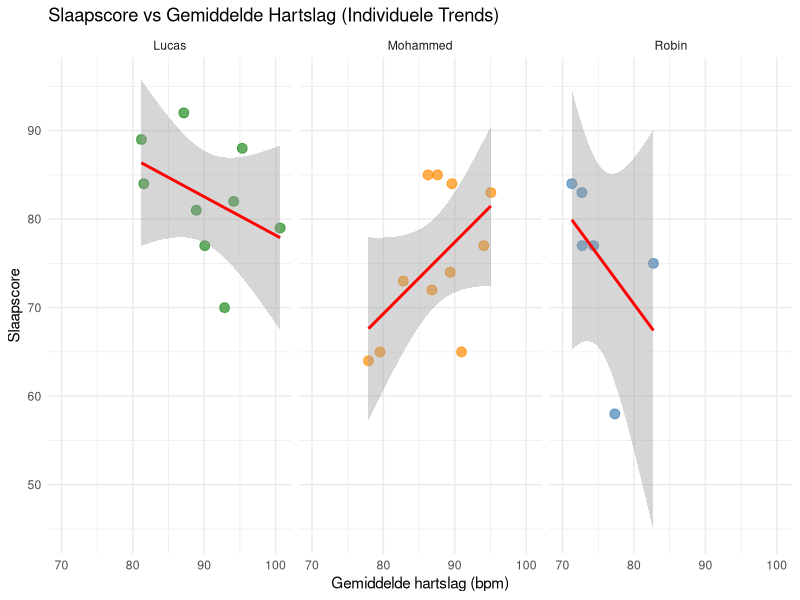
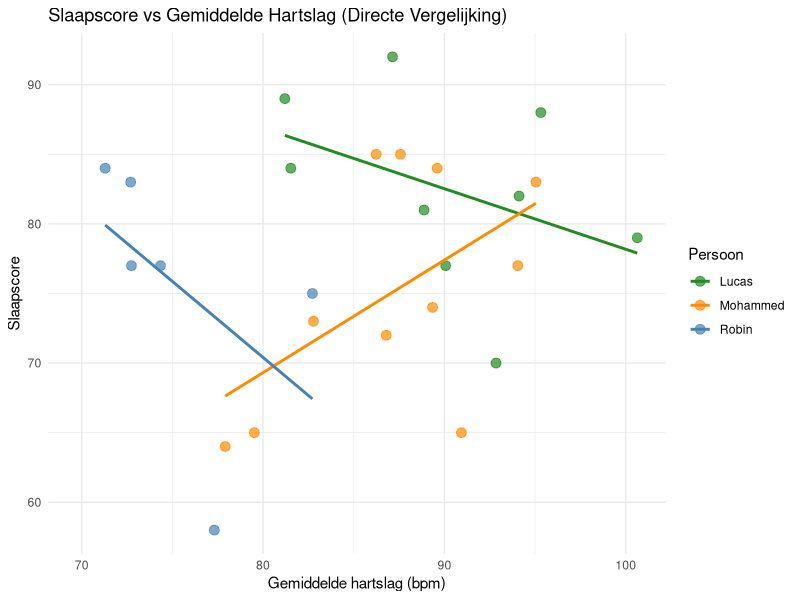
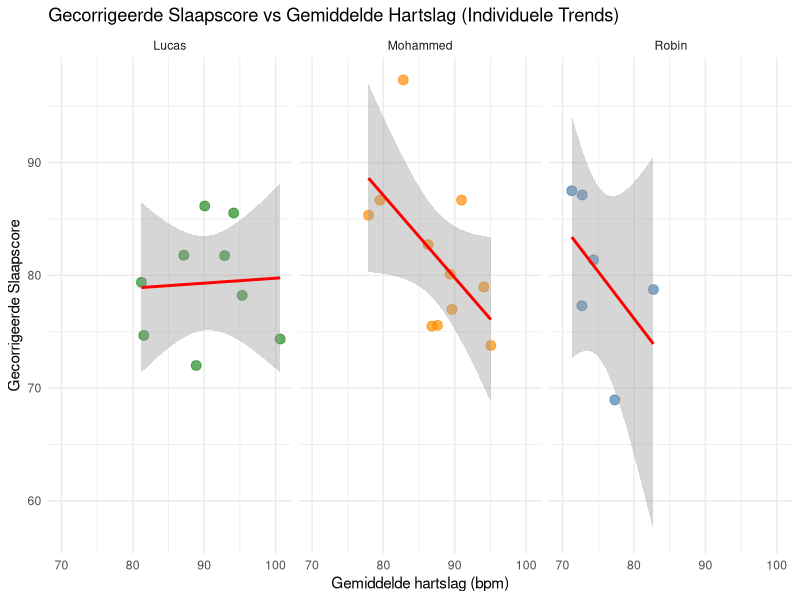
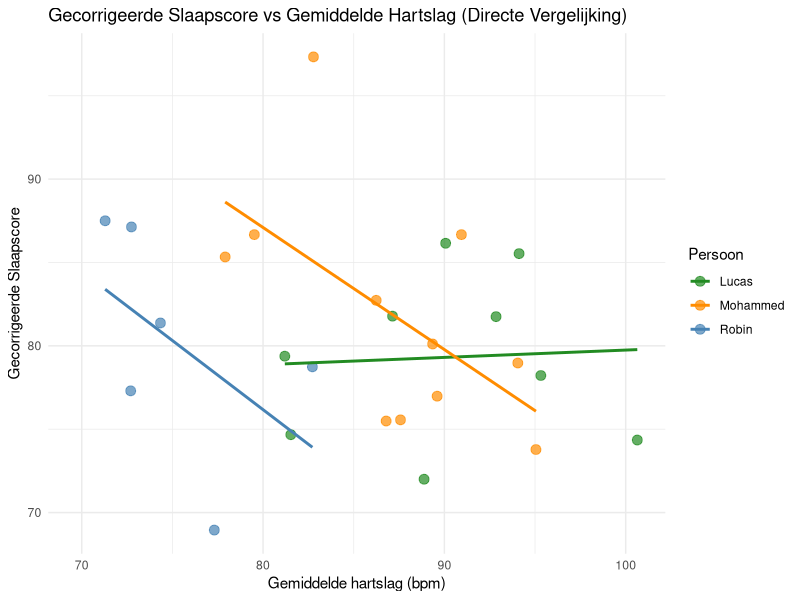
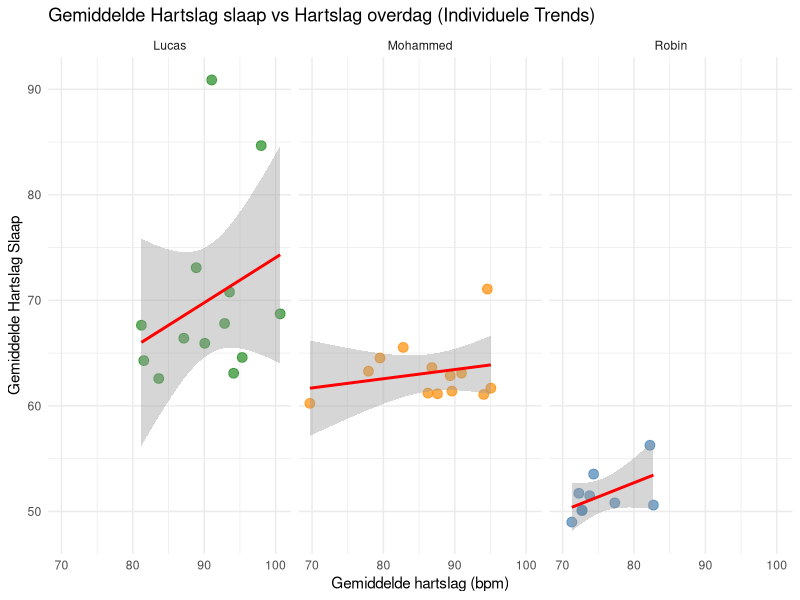
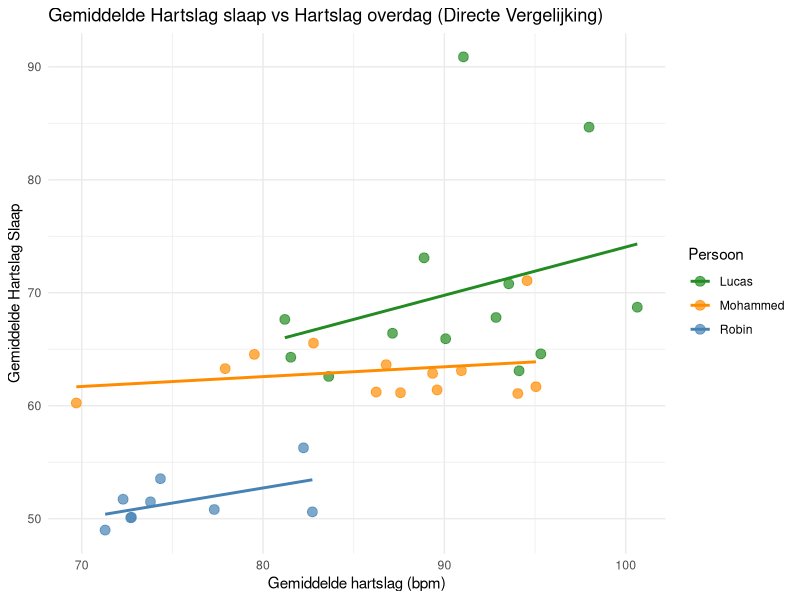
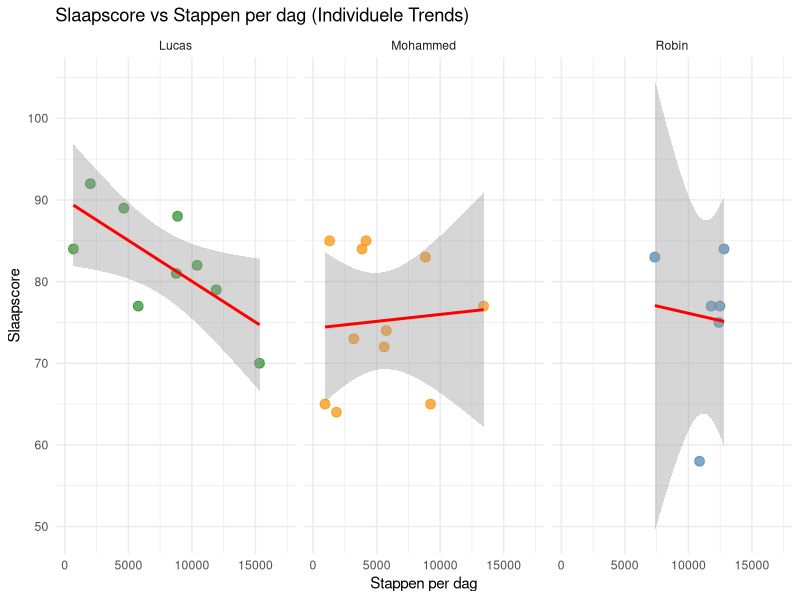
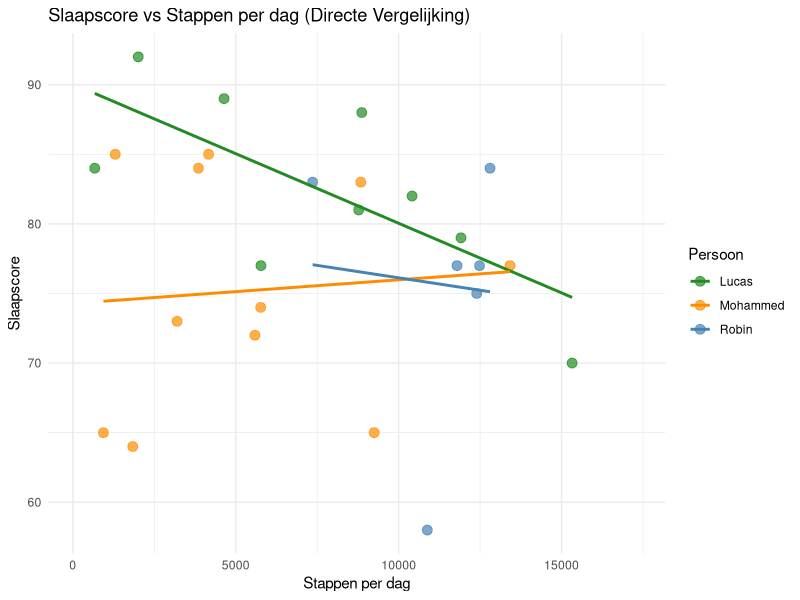

These figures' R source, in order:
## ---- chunk 1
library(ggplot2)
## ---- chunk 2
df_all <- read.csv("analysis/data/combined_data/combined_data.csv")
## ---- chunk 3
cat("--- Gemiddelde Slaapscore per persoon ---\n")
aggregate(sleep_score ~ naam, data = df_all, FUN = mean)

cat("\n--- Gemiddelde Hartslag per persoon ---\n")
aggregate(average_heart_rate ~ naam, data = df_all, FUN = mean)

cat("\n--- Gemiddelde Stappen per persoon ---\n")
aggregate(total_steps ~ naam, data = df_all, FUN = mean)
## ---- chunk 4
ggplot(df_all, aes(x = average_heart_rate, y = sleep_score, color = naam)) +
  geom_point(size = 3, alpha = 0.7) +
  geom_smooth(method = "lm", color = "red", se = TRUE) + # se = TRUE voor de grijze vlakken
  facet_wrap(~ naam) + # Dit zet ze netjes naast elkaar
  scale_color_manual(values = c("Robin" = "steelblue", "Mohammed" = "darkorange", "Lucas" = "forestgreen")) +
  labs(title = "Slaapscore vs Gemiddelde Hartslag (Individuele Trends)",
       x = "Gemiddelde hartslag (bpm)",
       y = "Slaapscore") +
  theme_minimal() +
  theme(legend.position = "none") # Legenda is hier overbodig door de titels boven de panelen
## ---- chunk 5
ggplot(df_all, aes(x = average_heart_rate, y = sleep_score, color = naam)) +
  geom_point(size = 3, alpha = 0.7) +
  geom_smooth(method = "lm", se = FALSE) + # se = FALSE haalt de chaos van de grijze vlakken weg
  scale_color_manual(values = c("Robin" = "steelblue", "Mohammed" = "darkorange", "Lucas" = "forestgreen")) +
  labs(title = "Slaapscore vs Gemiddelde Hartslag (Directe Vergelijking)",
       x = "Gemiddelde hartslag (bpm)",
       y = "Slaapscore",
       color = "Persoon") +
  theme_minimal() +
  theme(legend.position = "right") # Legenda aan de rechterkant om de kleuren te onderscheiden
## ---- chunk 6
ggplot(df_all, aes(x = average_heart_rate, y = corrected_sleep_score, color = naam)) +
  geom_point(size = 3, alpha = 0.7) +
  geom_smooth(method = "lm", color = "red", se = TRUE) + # se = TRUE voor de grijze vlakken
  facet_wrap(~ naam) + # Dit zet ze netjes naast elkaar
  scale_color_manual(values = c("Robin" = "steelblue", "Mohammed" = "darkorange", "Lucas" = "forestgreen")) +
  labs(title = "Gecorrigeerde Slaapscore vs Gemiddelde Hartslag (Individuele Trends)",
       x = "Gemiddelde hartslag (bpm)",
       y = "Gecorrigeerde Slaapscore") +
  theme_minimal() +
  theme(legend.position = "none") # Legenda is hier overbodig door de titels boven de panelen
## ---- chunk 7
ggplot(df_all, aes(x = average_heart_rate, y = corrected_sleep_score, color = naam)) +
  geom_point(size = 3, alpha = 0.7) +
  geom_smooth(method = "lm", se = FALSE) + # se = FALSE haalt de chaos van de grijze vlakken weg
  scale_color_manual(values = c("Robin" = "steelblue", "Mohammed" = "darkorange", "Lucas" = "forestgreen")) +
  labs(title = "Gecorrigeerde Slaapscore vs Gemiddelde Hartslag (Directe Vergelijking)",
       x = "Gemiddelde hartslag (bpm)",
       y = "Gecorrigeerde Slaapscore",
       color = "Persoon") +
  theme_minimal() +
  theme(legend.position = "right") # Legenda aan de rechterkant om de kleuren te onderscheiden
## ---- chunk 8
ggplot(df_all, aes(x = average_heart_rate, y = average_sleep_heart_rate, color = naam)) +
  geom_point(size = 3, alpha = 0.7) +
  geom_smooth(method = "lm", color = "red", se = TRUE) + # se = TRUE voor de grijze vlakken
  facet_wrap(~ naam) + # Dit zet ze netjes naast elkaar
  scale_color_manual(values = c("Robin" = "steelblue", "Mohammed" = "darkorange", "Lucas" = "forestgreen")) +
  labs(title = "Gemiddelde Hartslag slaap vs Hartslag overdag (Individuele Trends)",
       x = "Gemiddelde hartslag (bpm)",
       y = "Gemiddelde Hartslag Slaap") +
  theme_minimal() +
  theme(legend.position = "none") # Legenda is hier overbodig door de titels boven de panelen
## ---- chunk 9
ggplot(df_all, aes(x = average_heart_rate, y = average_sleep_heart_rate, color = naam)) +
  geom_point(size = 3, alpha = 0.7) +
  geom_smooth(method = "lm", se = FALSE) + # se = FALSE haalt de chaos van de grijze vlakken weg
  scale_color_manual(values = c("Robin" = "steelblue", "Mohammed" = "darkorange", "Lucas" = "forestgreen")) +
  labs(title = "Gemiddelde Hartslag slaap vs Hartslag overdag (Directe Vergelijking)",
       x = "Gemiddelde hartslag (bpm)",
       y = "Gemiddelde Hartslag Slaap",
       color = "Persoon") +
  theme_minimal() +
  theme(legend.position = "right") # Legenda aan de rechterkant om de kleuren te onderscheiden
## ---- chunk 10
ggplot(df_all, aes(x = total_steps, y = sleep_score, color = naam)) +
  geom_point(size = 3, alpha = 0.7) +
  geom_smooth(method = "lm", color = "red", se = TRUE) + # se = TRUE voor de grijze vlakken
  facet_wrap(~ naam) + # Dit zet ze netjes naast elkaar
  scale_color_manual(values = c("Robin" = "steelblue", "Mohammed" = "darkorange", "Lucas" = "forestgreen")) +
  labs(title = "Slaapscore vs Stappen per dag (Individuele Trends)",
       x = "Stappen per dag",
       y = "Slaapscore") +
  theme_minimal() +
  theme(legend.position = "none") # Legenda is overbodig door de titels boven de panelen
## ---- chunk 11
ggplot(df_all, aes(x = total_steps, y = sleep_score, color = naam)) +
  geom_point(size = 3, alpha = 0.7) +
  geom_smooth(method = "lm", se = FALSE) + # se = FALSE haalt de chaos van de grijze vlakken weg
  scale_color_manual(values = c("Robin" = "steelblue", "Mohammed" = "darkorange", "Lucas" = "forestgreen")) +
  labs(title = "Slaapscore vs Stappen per dag (Directe Vergelijking)",
       x = "Stappen per dag",
       y = "Slaapscore",
       color = "Persoon") +
  theme_minimal() +
  theme(legend.position = "right") # Legenda aan de rechterkant om de kleuren te onderscheiden
## ---- chunk 12
ggplot(df_all, aes(x = total_steps, y = corrected_sleep_score, color = naam)) +
  geom_point(size = 3, alpha = 0.7) +
  geom_smooth(method = "lm", color = "red", se = TRUE) + # se = TRUE voor de grijze vlakken
  facet_wrap(~ naam) + # Dit zet ze netjes naast elkaar
  scale_color_manual(values = c("Robin" = "steelblue", "Mohammed" = "darkorange", "Lucas" = "forestgreen")) +
  labs(title = "Gecorrigeerde Slaapscore vs Stappen per dag (Individuele Trends)",
       x = "Stappen per dag",
       y = "Gecorrigeerde Slaapscore") +
  theme_minimal() +
  theme(legend.position = "none") # Legenda is overbodig door de titels boven de panelen
## ---- chunk 13
ggplot(df_all, aes(x = total_steps, y = corrected_sleep_score, color = naam)) +
  geom_point(size = 3, alpha = 0.7) +
  geom_smooth(method = "lm", se = FALSE) + # se = FALSE haalt de chaos van de grijze vlakken weg
  scale_color_manual(values = c("Robin" = "steelblue", "Mohammed" = "darkorange", "Lucas" = "forestgreen")) +
  labs(title = "Gecorrigeerde Slaapscore vs Stappen per dag (Directe Vergelijking)",
       x = "Stappen per dag",
       y = "Gecorrigeerde Slaapscore",
       color = "Persoon") +
  theme_minimal() +
  theme(legend.position = "right") # Legenda aan de rechterkant om de kleuren te onderscheiden
## ---- chunk 14
ggplot(df_all, aes(x = total_steps, y = average_sleep_heart_rate, color = naam)) +
  geom_point(size = 3, alpha = 0.7) +
  geom_smooth(method = "lm", color = "red", se = TRUE) + # se = TRUE voor de grijze vlakken
  facet_wrap(~ naam) + # Dit zet ze netjes naast elkaar
  scale_color_manual(values = c("Robin" = "steelblue", "Mohammed" = "darkorange", "Lucas" = "forestgreen")) +
  labs(title = "Gemiddelde Hartslag Slaap vs Stappen per dag (Individuele Trends)",
       x = "Stappen per dag",
       y = "Gemiddelde Hartslag Slaap") +
  theme_minimal() +
  theme(legend.position = "none") # Legenda is overbodig door de titels boven de panelen
## ---- chunk 15
ggplot(df_all, aes(x = total_steps, y = average_sleep_heart_rate, color = naam)) +
  geom_point(size = 3, alpha = 0.7) +
  geom_smooth(method = "lm", se = FALSE) + # se = FALSE haalt de chaos van de grijze vlakken weg
  scale_color_manual(values = c("Robin" = "steelblue", "Mohammed" = "darkorange", "Lucas" = "forestgreen")) +
  labs(title = "Gemiddelde Hartslag Slaap vs Stappen per dag (Directe Vergelijking)",
       x = "Stappen per dag",
       y = "Gemiddelde Hartslag Slaap",
       color = "Persoon") +
  theme_minimal() +
  theme(legend.position = "right") # Legenda aan de rechterkant om de kleuren te onderscheiden
## ---- chunk 16
ggplot(df_all, aes(x = calories_burned, y = sleep_score, color = naam)) +
  geom_point(size = 3, alpha = 0.7) +
  geom_smooth(method = "lm", color = "red", se = TRUE) + # se = TRUE voor de grijze vlakken
  facet_wrap(~ naam) + # Dit zet ze netjes naast elkaar
  scale_color_manual(values = c("Robin" = "steelblue", "Mohammed" = "darkorange", "Lucas" = "forestgreen")) +
  labs(title = "Slaapscore vs Verbrande Calorieën (Individuele Trends)",
       x = "Verbrande calorieën (kcal)",
       y = "Slaapscore") +
  theme_minimal() +
  theme(legend.position = "none") # Legenda is overbodig door de titels boven de panelen
## ---- chunk 17
ggplot(df_all, aes(x = calories_burned, y = sleep_score, color = naam)) +
  geom_point(size = 3, alpha = 0.7) +
  geom_smooth(method = "lm", se = FALSE) + # se = FALSE haalt de chaos van de grijze vlakken weg
  scale_color_manual(values = c("Robin" = "steelblue", "Mohammed" = "darkorange", "Lucas" = "forestgreen")) +
  labs(title = "Slaapscore vs Verbrande Calorieën (Directe Vergelijking)",
       x = "Verbrande calorieën (kcal)",
       y = "Slaapscore",
       color = "Persoon") +
  theme_minimal() +
  theme(legend.position = "right") # Legenda aan de rechterkant om de kleuren te onderscheiden
## ---- chunk 18
ggplot(df_all, aes(x = calories_burned, y = corrected_sleep_score, color = naam)) +
  geom_point(size = 3, alpha = 0.7) +
  geom_smooth(method = "lm", color = "red", se = TRUE) + # se = TRUE voor de grijze vlakken
  facet_wrap(~ naam) + # Dit zet ze netjes naast elkaar
  scale_color_manual(values = c("Robin" = "steelblue", "Mohammed" = "darkorange", "Lucas" = "forestgreen")) +
  labs(title = "Gecorrigeerde Slaapscore vs Verbrande Calorieën (Individuele Trends)",
       x = "Verbrande calorieën (kcal)",
       y = "Gecorrigeerde Slaapscore") +
  theme_minimal() +
  theme(legend.position = "none") # Legenda is overbodig door de titels boven de panelen
## ---- chunk 19
ggplot(df_all, aes(x = calories_burned, y = corrected_sleep_score, color = naam)) +
  geom_point(size = 3, alpha = 0.7) +
  geom_smooth(method = "lm", se = FALSE) + # se = FALSE haalt de chaos van de grijze vlakken weg
  scale_color_manual(values = c("Robin" = "steelblue", "Mohammed" = "darkorange", "Lucas" = "forestgreen")) +
  labs(title = "Gecorrigeerde Slaapscore vs Verbrande Calorieën (Directe Vergelijking)",
       x = "Verbrande calorieën (kcal)",
       y = "Gecorrigeerde Slaapscore",
       color = "Persoon") +
  theme_minimal() +
  theme(legend.position = "right") # Legenda aan de rechterkant om de kleuren te onderscheiden
## ---- chunk 20
# Bereken het gemiddelde per persoon
scores_agg <- aggregate(sleep_score ~ naam, data = df_all, FUN = mean)

barplot(scores_agg$sleep_score,
        names.arg = scores_agg$naam,
        col       = c("forestgreen", "darkorange", "steelblue"), # Volgorde: Lucas, Mohammed, Robin
        main      = "Gemiddelde slaapscore per persoon",
        ylab      = "Slaapscore",
        ylim      = c(0, 100))
## ---- chunk 21
hr_agg <- aggregate(average_heart_rate ~ naam, data = df_all, FUN = mean)

barplot(hr_agg$average_heart_rate,
        names.arg = hr_agg$naam,
        col       = c("forestgreen", "darkorange", "steelblue"), # Volgorde: Lucas, Mohammed, Robin
        main      = "Gemiddelde hartslag per persoon",
        ylab      = "Hartslag (bpm)",
        ylim      = c(0, 120))
